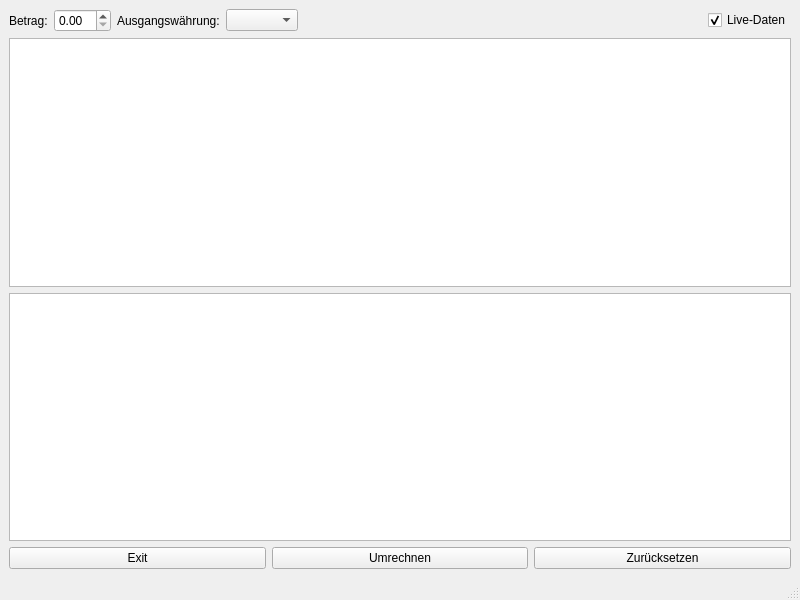
<?xml version="1.0" encoding="UTF-8"?>
<ui version="4.0">
 <class>MainWindow</class>
 <widget class="QMainWindow" name="MainWindow">
  <property name="geometry">
   <rect>
    <x>0</x>
    <y>0</y>
    <width>800</width>
    <height>600</height>
   </rect>
  </property>
  <property name="windowTitle">
   <string>CurrencyConverter</string>
  </property>
  <widget class="QWidget" name="centralwidget">
   <layout class="QVBoxLayout" name="verticalLayout">
    <item>
     <layout class="QHBoxLayout" name="horizontalLayout_2">
      <property name="sizeConstraint">
       <enum>QLayout::SetDefaultConstraint</enum>
      </property>
      <property name="rightMargin">
       <number>0</number>
      </property>
      <item>
       <widget class="QLabel" name="label">
        <property name="maximumSize">
         <size>
          <width>50</width>
          <height>50</height>
         </size>
        </property>
        <property name="text">
         <string>Betrag:</string>
        </property>
       </widget>
      </item>
      <item>
       <widget class="QDoubleSpinBox" name="betrag">
        <property name="maximumSize">
         <size>
          <width>100</width>
          <height>16777215</height>
         </size>
        </property>
       </widget>
      </item>
      <item>
       <widget class="QLabel" name="label_2">
        <property name="maximumSize">
         <size>
          <width>150</width>
          <height>50</height>
         </size>
        </property>
        <property name="text">
         <string>Ausgangswährung:</string>
        </property>
       </widget>
      </item>
      <item>
       <widget class="QComboBox" name="base_currency">
        <property name="maximumSize">
         <size>
          <width>100</width>
          <height>16777215</height>
         </size>
        </property>
        <property name="currentText">
         <string/>
        </property>
       </widget>
      </item>
      <item>
       <spacer name="horizontalSpacer">
        <property name="orientation">
         <enum>Qt::Horizontal</enum>
        </property>
        <property name="sizeHint" stdset="0">
         <size>
          <width>40</width>
          <height>20</height>
         </size>
        </property>
       </spacer>
      </item>
      <item>
       <widget class="QCheckBox" name="live_data">
        <property name="maximumSize">
         <size>
          <width>100</width>
          <height>16777215</height>
         </size>
        </property>
        <property name="contextMenuPolicy">
         <enum>Qt::ActionsContextMenu</enum>
        </property>
        <property name="text">
         <string>Live-Daten</string>
        </property>
        <property name="checked">
         <bool>true</bool>
        </property>
       </widget>
      </item>
     </layout>
    </item>
    <item>
     <widget class="QListWidget" name="currency_select">
      <property name="selectionMode">
       <enum>QAbstractItemView::MultiSelection</enum>
      </property>
      <property name="layoutMode">
       <enum>QListView::Batched</enum>
      </property>
      <property name="sortingEnabled">
       <bool>true</bool>
      </property>
     </widget>
    </item>
    <item>
     <widget class="QTextBrowser" name="result"/>
    </item>
    <item>
     <layout class="QGridLayout" name="gridLayout">
      <item row="0" column="0">
       <widget class="QPushButton" name="pb_exit">
        <property name="text">
         <string>Exit</string>
        </property>
       </widget>
      </item>
      <item row="0" column="2">
       <widget class="QPushButton" name="pb_reset">
        <property name="text">
         <string>Zurücksetzen</string>
        </property>
       </widget>
      </item>
      <item row="0" column="1">
       <widget class="QPushButton" name="pb_umrechnen">
        <property name="text">
         <string>Umrechnen</string>
        </property>
       </widget>
      </item>
     </layout>
    </item>
   </layout>
  </widget>
  <widget class="QMenuBar" name="menubar">
   <property name="geometry">
    <rect>
     <x>0</x>
     <y>0</y>
     <width>800</width>
     <height>30</height>
    </rect>
   </property>
  </widget>
  <widget class="QStatusBar" name="statusbar"/>
 </widget>
 <resources/>
 <connections>
  <connection>
   <sender>pb_exit</sender>
   <signal>clicked()</signal>
   <receiver>MainWindow</receiver>
   <slot>close()</slot>
   <hints>
    <hint type="sourcelabel">
     <x>135</x>
     <y>552</y>
    </hint>
    <hint type="destinationlabel">
     <x>399</x>
     <y>299</y>
    </hint>
   </hints>
  </connection>
 </connections>
</ui>
